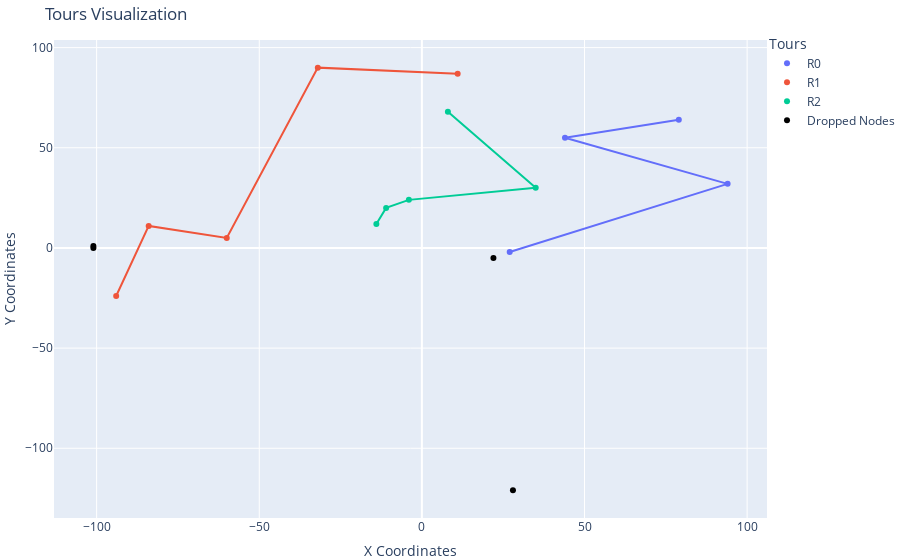

The notebook cell saved with this chart:
### Code cell
importlib.reload(f)
tours = f.compile_tours(n_vehicles, routing, manager, solution, True)
fig = f.plot_tours(tours, coordinates, dropped_nodes)
fig.show()

### Figure 1 — Plotly figure (JSON) as saved in the notebook; plotly's stock layout.template omitted (floating-point values rounded to 4 significant figures)
{"data": [{"marker": {"color": "#636EFA"}, "mode": "markers", "name": "R0", "type": "scatter", "x": [79, 44, 94, 27], "y": [64, 55, 32, -2]}, {"line": {"color": "#636EFA"}, "mode": "lines", "showlegend": false, "type": "scatter", "x": [79, 44, 94, 27], "y": [64, 55, 32, -2]}, {"marker": {"color": "#EF553B"}, "mode": "markers", "name": "R1", "type": "scatter", "x": [11, -32, -60, -84, -94], "y": [87, 90, 5, 11, -24]}, {"line": {"color": "#EF553B"}, "mode": "lines", "showlegend": false, "type": "scatter", "x": [11, -32, -60, -84, -94], "y": [87, 90, 5, 11, -24]}, {"marker": {"color": "#00CC96"}, "mode": "markers", "name": "R2", "type": "scatter", "x": [8, 35, -4, -11, -14], "y": [68, 30, 24, 20, 12]}, {"line": {"color": "#00CC96"}, "mode": "lines", "showlegend": false, "type": "scatter", "x": [8, 35, -4, -11, -14], "y": [68, 30, 24, 20, 12]}, {"marker": {"color": "black"}, "mode": "markers", "name": "Dropped Nodes", "type": "scatter", "x": [22, -101, -101, 28], "y": [-5, 1, 0, -121]}], "layout": {"legend": {"bgcolor": "rgba(255, 255, 255, 0.5)", "title": {"text": "Tours"}, "x": 1, "xanchor": "left", "y": 1.02, "yanchor": "top"}, "margin": {"b": 0, "l": 0, "r": 0, "t": 40}, "title": {"text": "Tours Visualization"}, "xaxis": {"title": {"text": "X Coordinates"}}, "yaxis": {"title": {"text": "Y Coordinates"}}}}
